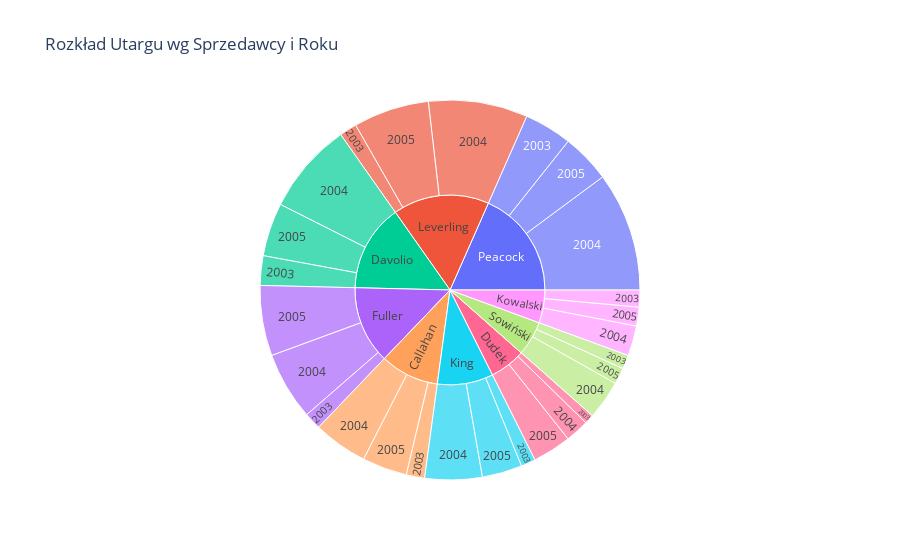

Notebook cell for this chart:
### Code cell
fig2 = px.sunburst(df, path=['Sprzedawca', 'rok'], values='Utarg', title='Rozkład Utargu wg Sprzedawcy i Roku')
fig2.show()

### Figure 1 — Plotly figure (JSON) as saved in the notebook; plotly's stock layout.template omitted (floating-point values rounded to 4 significant figures)
{"data": [{"branchvalues": "total", "domain": {"x": [0.0, 1.0], "y": [0.0, 1.0]}, "hovertemplate": "labels=%{label}<br>Utarg=%{value}<br>parent=%{parent}<br>id=%{id}<extra></extra>", "ids": ["Kowalski/2003", "Sowiński/2003", "Peacock/2003", "Leverling/2003", "Dudek/2003", "Davolio/2003", "Callahan/2003", "Fuller/2003", "King/2003", "Callahan/2004", "Fuller/2004", "Davolio/2004", "Sowiński/2004", "Kowalski/2004", "Peacock/2004", "King/2004", "Leverling/2004", "Dudek/2004", "King/2005", "Leverling/2005", "Davolio/2005", "Sowiński/2005", "Callahan/2005", "Fuller/2005", "Dudek/2005", "Peacock/2005", "Kowalski/2005", "Kowalski", "Sowiński", "Peacock", "Leverling", "Dudek", "Davolio", "Callahan", "Fuller", "King"], "labels": ["2003", "2003", "2003", "2003", "2003", "2003", "2003", "2003", "2003", "2004", "2004", "2004", "2004", "2004", "2004", "2004", "2004", "2004", "2005", "2005", "2005", "2005", "2005", "2005", "2005", "2005", "2005", "Kowalski", "Sowiński", "Peacock", "Leverling", "Dudek", "Davolio", "Callahan", "Fuller", "King"], "name": "", "parents": ["Kowalski", "Sowiński", "Peacock", "Leverling", "Dudek", "Davolio", "Callahan", "Fuller", "King", "Callahan", "Fuller", "Davolio", "Sowiński", "Kowalski", "Peacock", "King", "Leverling", "Dudek", "King", "Leverling", "Davolio", "Sowiński", "Callahan", "Fuller", "Dudek", "Peacock", "Kowalski", "", "", "", "", "", "", "", "", ""], "values": [17670.0, 14520.0, 49950.0, 18220.0, 9895.0, 30860.0, 19160.0, 17810.0, 15230.0, 56950.0, 71170.0, 95850.0, 40830.0, 31430.0, 124700.0, 59830.0, 103700.0, 24760.0, 41900.0, 79250.0, 55790.0, 17180.0, 46920.0, 73520.0, 40400.0, 51160.0, 19690.0, 68790.0, 72530.0, 225800.0, 201200.0, 75050.0, 182500.0, 123000.0, 162500.0, 117000.0], "type": "sunburst"}], "layout": {"legend": {"tracegroupgap": 0}, "title": {"text": "Rozkład Utargu wg Sprzedawcy i Roku"}}}
